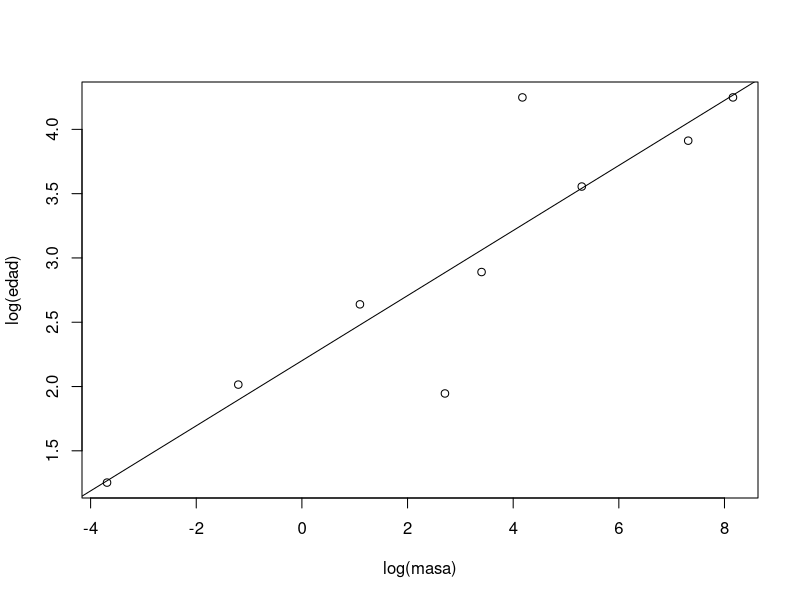
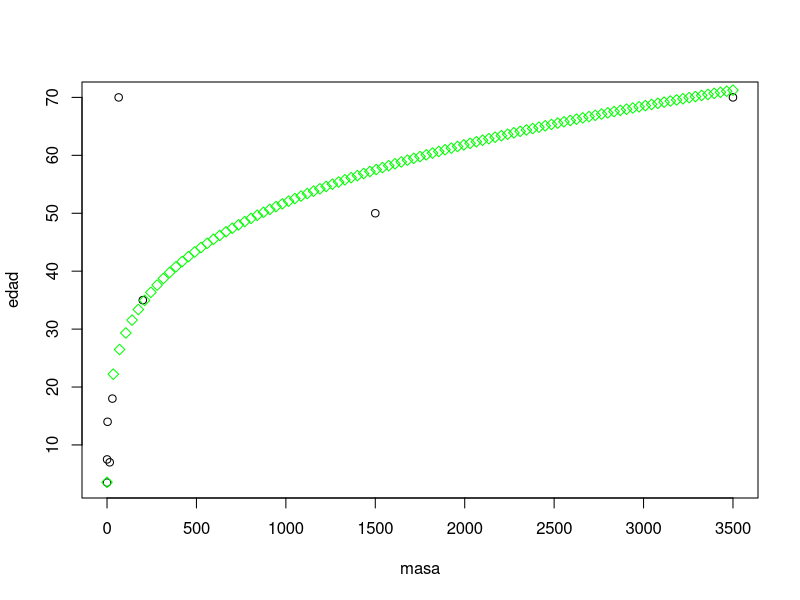

R code for these plots, in order:
masa=c(0.025, 0.3, 3, 30, 65, 200, 3500, 1500, 15)
edad =c(3.5, 7.5, 14, 18, 70, 35, 70, 50, 7 )
plot(log(masa),log(edad))

# Recta de regresión
l1=lm(log(edad)~log(masa))
abline(l1)

# ecuación probable y = Ax^(1/b)
m = l1$coefficients[2]
n = l1$coefficients[1]
b = 1/m
print(paste0("El coeficiente b es: ",b))
A = exp(n)
print(paste0("El coeficiente A es: ",A))

summary(l1)$r.squared

# Dibujo de los puntos y la ecuación
plot(masa,edad)
f1 = function(x) {A*x^{1/b}}
curve(f1(masa),xname="masa",type="p",col="green",pch=5,add=TRUE)
